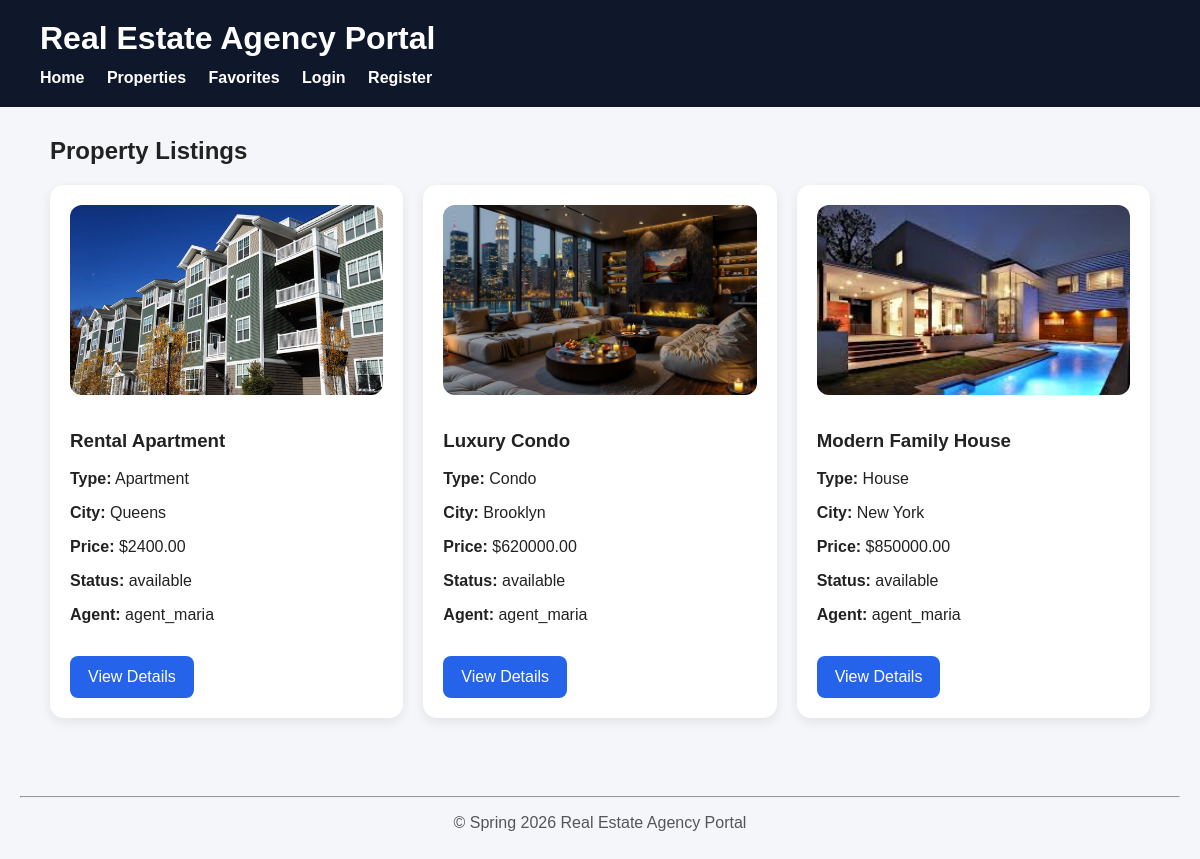
/properties.php, run on the app's committed database.
### tables this page shows
CREATE TABLE Properties (
    propertyId INT NOT NULL UNIQUE AUTO_INCREMENT,
    title VARCHAR(100) NOT NULL,
    propertyType VARCHAR(50) NOT NULL,
    address VARCHAR(200) NOT NULL,
    city VARCHAR(100) NOT NULL,
    price DECIMAL(12,2) NOT NULL,
    status ENUM('available', 'sold', 'rented') NOT NULL DEFAULT 'available',
    imagePath VARCHAR(255) DEFAULT 'assets/images/property1.jpg',
    agentId INT NOT NULL,
    PRIMARY KEY (propertyId),
    FOREIGN KEY (agentId) REFERENCES Users(userId)
);

CREATE TABLE Users (
    userId INT NOT NULL UNIQUE AUTO_INCREMENT,
    userName VARCHAR(50) NOT NULL UNIQUE,
    contactInfo VARCHAR(200),
    passwordHash VARCHAR(255) NOT NULL,
    userType ENUM('agent', 'buyer', 'renter') NOT NULL,
    PRIMARY KEY (userId)
);

### classes/RealEstateDatabase.php (called while the page is built, shortened)
<?php
require_once __DIR__ . '/Database.php';
class RealEstateDatabase {
    private PDO $conn;
    public function __construct() {
        $database = new Database();
        $this->conn = $database->connect();
    }
    public function getAllProperties(): array {
        $sql = "SELECT p.*, u.userName AS agentName
                FROM Properties p
                JOIN Users u ON p.agentId = u.userId
                ORDER BY p.propertyId DESC";
        $stmt = $this->conn->query($sql);
        return $stmt->fetchAll();
    }
}

### classes/Database.php (called while the page is built)
<?php
class Database {
    private string $host = 'localhost';
    private string $dbName = 'real_estate_portal_db';
    private string $username = 'root';
    private string $password = '';
    private ?PDO $conn = null;
    public function connect(): PDO {
        if ($this->conn === null) {
            try {
                $this->conn = new PDO(
                    "mysql:host={$this->host};dbname={$this->dbName};charset=utf8mb4",
                    $this->username,
                    $this->password
                );
                $this->conn->setAttribute(
                    PDO::ATTR_ERRMODE,
                    PDO::ERRMODE_EXCEPTION
                );
                $this->conn->setAttribute(
                    PDO::ATTR_DEFAULT_FETCH_MODE,
                    PDO::FETCH_ASSOC
                );
            } catch (PDOException $e) {
                die("Database connection failed: " . $e->getMessage());
            }
        }
        return $this->conn;
    }
}

### properties.php (the view, shortened to what this page needs)
<?php
require_once 'classes/RealEstateDatabase.php';
$db = new RealEstateDatabase();
$properties = $db->getAllProperties();
?>
<?php include 'includes/header.php'; ?>
<h2>Property Listings</h2>
<div class="property-grid">
<?php foreach ($properties as $property): ?>
    <div class="card">
        <img
            class="property-img"
            src="<?= htmlspecialchars($property['imagePath'] ?? 'assets/images/property1.jpg') ?>"
            alt="Property Image"
        >
        <h3>
            <?= htmlspecialchars($property['title']) ?>
        </h3>
        <p>
            <strong>Type:</strong>
            <?= htmlspecialchars($property['propertyType']) ?>
        </p>
        <p>
            <strong>City:</strong>
            <?= htmlspecialchars($property['city']) ?>
        </p>
        <p>
            <strong>Price:</strong>
            $<?= htmlspecialchars($property['price']) ?>
        </p>
        <p>
            <strong>Status:</strong>
            <?= htmlspecialchars($property['status']) ?>
        </p>
        <p>
            <strong>Agent:</strong>
            <?= htmlspecialchars($property['agentName']) ?>
        </p>
        <a
            class="btn"
            href="property_details.php?id=<?= (int)$property['propertyId'] ?>"
        >
            View Details
        </a>
    </div>
<?php endforeach; ?>
</div>
<?php include 'includes/footer.php'; ?>

### includes/header.php (shortened to what this page needs)
<!DOCTYPE html>
<html lang="en">
<head>
    <link
        rel="stylesheet"
        href="assets/style.css"
    >
</head>
<body>
<header>
    <h1>Real Estate Agency Portal</h1>
    <nav>
        <a href="index.php">
            Home
        </a>
        <a href="properties.php">
            Properties
        </a>
        <a href="favorites.php">
            Favorites
        </a>
        <?php if (isset($_SESSION['user'])): ?>
            <a href="dashboard.php">
                Dashboard
            </a>
            <a href="logout.php">
                Logout
            </a>
        <?php else: ?>
            <a href="login.php">
                Login
            </a>
            <a href="register.php">
                Register
            </a>
        <?php endif; ?>
    </nav>
</header>
<main>

### includes/footer.php
</main>
<footer>
    <hr>
    <p>&copy; Spring 2026 Real Estate Agency Portal</p>
</footer>
</body>
</html>

### assets/style.css (style rules this page uses)
body { font-family: Arial, sans-serif; margin: 0; background-color: #f4f6f9; color: #222; }
header { background-color: #0f172a; color: white; padding: 20px 40px; }
header h1 { margin: 0; margin-bottom: 12px; }
nav a { color: white; text-decoration: none; margin-right: 18px; font-weight: bold; }
main { max-width: 1100px; margin: 30px auto; padding: 0 20px; }
.btn { display: inline-block; margin-top: 16px; background-color: #2563eb; color: white; padding: 12px 18px; border-radius: 8px; text-decoration: none; }
.card { background: white; border-radius: 14px; padding: 20px; margin-bottom: 20px; box-shadow: 0 4px 12px rgba(0,0,0,0.08); }
.property-grid { display: grid; grid-template-columns: repeat(auto-fit, minmax(260px, 1fr)); gap: 20px; }
.property-img { width: 100%; height: 190px; object-fit: cover; border-radius: 12px; margin-bottom: 12px; }
footer { text-align: center; padding: 20px; color: #555; }

### data on the page
properties: imagePath (picture), title "Rental Apartment", propertyType "Apartment", city "Queens", price "2400.00", status "available", agentId.userName "agent_maria"
properties: imagePath (picture), title "Luxury Condo", propertyType "Condo", city "Brooklyn", price "620000.00", status "available", agentId.userName "agent_maria"
properties: imagePath (picture), title "Modern Family House", propertyType "House", city "New York", price "850000.00", status "available", agentId.userName "agent_maria"
